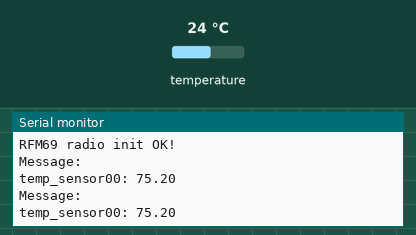
Simulated run of this sketch. Board: Arduino Leonardo, built with avr-gcc and run on an emulated ATmega32U4. On the bench: the last lines printed to the serial monitor. The test bench sets the inputs (shaded band); at power-on: temperature 24 °C. No radio packets arrive unless stated.

Above: at 1.9 s.
2.0 s: temperature set to 12 °C
At 3.1 s:
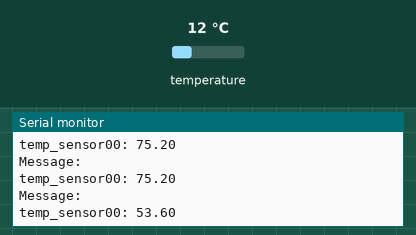
3.5 s: temperature set to 19 °C
At 5.0 s:
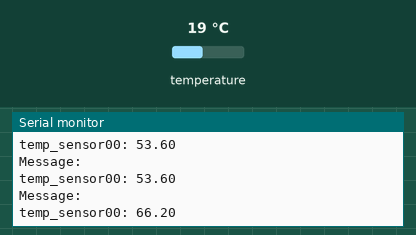
Timing chart, 0 to 6.5 s (numbered marks = the images above; inputs shaded):
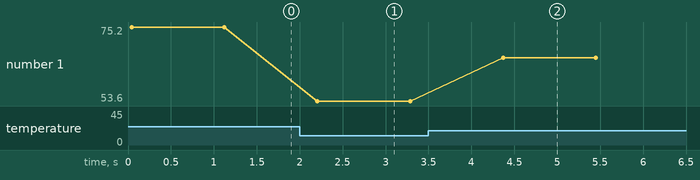

Measured:
- after the input at 2.0 s, the serial monitor: prints a new line after 0.21 s (image 1)
- after the input at 3.5 s, the serial monitor: prints a new line after 0.87 s (image 2)
- plotted number 1: 75.2 → 53.6 after the input at 2.0 s, 53.6 → 66.2 after the input at 3.5 s

The sketch:

sketch.ino
```cpp
// Sensor ID: temp_sensor00
// Board:     Leonardo


//##############################
//
//........ Include .............
#include <Wire.h>
#include "Adafruit_MCP9808.h"

#include <SPI.h>
#include <RH_RF69.h>
//------- End Include ----------
//
//##############################


//#####################################################################
//
//............................ Variables ..............................
char sensor_id[] = "temp_sensor00";     // Sensor id

char temp_str[6];                       // String to hold temp
char msg[50];                           // String to hold message to send
char err[100];                          // String to hold an error message

long wait = 1000;                       // Wait time in mili seconds per temp reading

Adafruit_MCP9808 temp_sensor = Adafruit_MCP9808();

#define RF69_FREQ 915.0
#define RFM69_CS 4
#define RFM69_INT 7
#define RFM69_RST 5

RH_RF69 rf69(RFM69_CS, RFM69_INT);

//------------------------ End Variables ------------------------------
//
//#####################################################################


//#####################################################################
//
//............................ Main Setup .............................
void setup()
{
  Serial.begin(9600);

  //................. Transmitter Setup ...............
  //while (!Serial) { delay(1); } // wait until serial console is open, remove if not tethered to computer
	pinMode(RFM69_RST, OUTPUT);
  digitalWrite(RFM69_RST, LOW);
	digitalWrite(RFM69_RST, HIGH);
  delay(10);
  digitalWrite(RFM69_RST, LOW);
  delay(10);

  if (!rf69.init())
	{
    Serial.println("RFM69 radio init failed");
    while (1);
  }
  Serial.println("RFM69 radio init OK!");

  // Defaults after init are 434.0MHz, modulation GFSK_Rb250Fd250, +13dbM (for low power module)
  // No encryption
  if (!rf69.setFrequency(RF69_FREQ))
  {
    Serial.println("setFrequency failed");
  }

  // If you are using a high power RF69 eg RFM69HW, you *must* set a Tx power with the
  // ishighpowermodule flag set like this:
  rf69.setTxPower(20, true);  // range from 14-20 for power, 2nd arg must be true for 69HCW
	//-----------------------------------------------

  //.................. Temperature Sensor Setup .................
  if (!temp_sensor.begin())
  {
    Serial.println("Could not find temperature sensor");
    while(1);
  }
  //-------------------------------------------------------------

}
//------------------------ End Main Setup -----------------------------
//
//#####################################################################


//#####################################################################
//
//............................ Main Loop .............................
void loop()
{

  //.................. Read in Temperature Sensor ....................
  float temp = temp_sensor.readTempC();               // Read in temperature in C
  temp=temp*9.0/5.0+32.0;                             // Convert temperature to F
  //------------------------------------------------------------------

  //.................. Check Temperature Value .......................
  if (isnan(temp))                                    // Check if temperature value is valid, if NaN then return error message
  {
    sprintf(err,"Failed to read from %s",sensor_id);  // Make error message
    Serial.println(err);                              // Print message
  }
  //------------------------------------------------------------------

  //................... If Values is Good Send Message ...............
  else
  {
    dtostrf(temp,5,2,temp_str);                       // Convert temperature to a string

    sprintf(msg,"%s: %s",sensor_id,temp_str);         // Make a string for the message to be sent
    Serial.println("Message: ");                      // Print message to serial to check
    Serial.println(msg);
    Serial.print("\n\n");

    rf69.send((uint8_t*)msg, strlen(msg)+1);
    rf69.waitPacketSent();

    delay(wait);                                      // Delay for next temperature measurment
  }
  //------------------------------------------------------------------

}
//------------------------ End Main Loop ------------------------------
//
//#####################################################################
```
